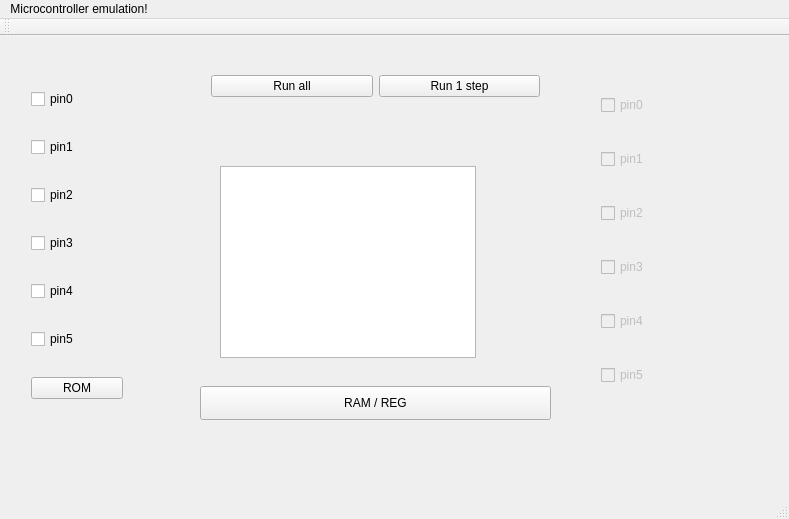
<?xml version="1.0" encoding="UTF-8"?>
<ui version="4.0">
 <class>mc_guiClass</class>
 <widget class="QMainWindow" name="mc_guiClass">
  <property name="geometry">
   <rect>
    <x>0</x>
    <y>0</y>
    <width>789</width>
    <height>519</height>
   </rect>
  </property>
  <property name="windowTitle">
   <string>mc_gui</string>
  </property>
  <widget class="QWidget" name="centralWidget">
   <widget class="QWidget" name="verticalLayoutWidget">
    <property name="geometry">
     <rect>
      <x>20</x>
      <y>20</y>
      <width>114</width>
      <height>381</height>
     </rect>
    </property>
    <layout class="QVBoxLayout" name="verticalLayout">
     <item>
      <widget class="QCheckBox" name="checkBox_1">
       <property name="text">
        <string>pin0</string>
       </property>
      </widget>
     </item>
     <item>
      <widget class="QCheckBox" name="checkBox_2">
       <property name="text">
        <string>pin1</string>
       </property>
      </widget>
     </item>
     <item>
      <widget class="QCheckBox" name="checkBox_3">
       <property name="text">
        <string>pin2</string>
       </property>
      </widget>
     </item>
     <item>
      <widget class="QCheckBox" name="checkBox_4">
       <property name="text">
        <string>pin3</string>
       </property>
      </widget>
     </item>
     <item>
      <widget class="QCheckBox" name="checkBox_5">
       <property name="text">
        <string>pin4</string>
       </property>
      </widget>
     </item>
     <item>
      <widget class="QCheckBox" name="checkBox_6">
       <property name="text">
        <string>pin5</string>
       </property>
      </widget>
     </item>
     <item>
      <widget class="QPushButton" name="pushButton">
       <property name="text">
        <string>ROM</string>
       </property>
      </widget>
     </item>
    </layout>
   </widget>
   <widget class="QPushButton" name="pushButton_2">
    <property name="geometry">
     <rect>
      <x>200</x>
      <y>350</y>
      <width>351</width>
      <height>34</height>
     </rect>
    </property>
    <property name="text">
     <string>RAM / REG</string>
    </property>
   </widget>
   <widget class="QWidget" name="horizontalLayoutWidget">
    <property name="geometry">
     <rect>
      <x>200</x>
      <y>20</y>
      <width>351</width>
      <height>61</height>
     </rect>
    </property>
    <layout class="QHBoxLayout" name="horizontalLayout">
     <item>
      <widget class="QPushButton" name="pushButton_3">
       <property name="text">
        <string>Run all</string>
       </property>
      </widget>
     </item>
     <item>
      <widget class="QPushButton" name="pushButton_4">
       <property name="text">
        <string>Run 1 step</string>
       </property>
      </widget>
     </item>
    </layout>
   </widget>
   <widget class="QListWidget" name="listWidget">
    <property name="geometry">
     <rect>
      <x>220</x>
      <y>130</y>
      <width>256</width>
      <height>192</height>
     </rect>
    </property>
   </widget>
   <widget class="QWidget" name="verticalLayoutWidget_2">
    <property name="geometry">
     <rect>
      <x>590</x>
      <y>20</y>
      <width>160</width>
      <height>371</height>
     </rect>
    </property>
    <layout class="QVBoxLayout" name="verticalLayout_2">
     <item>
      <widget class="QCheckBox" name="checkBox_7">
       <property name="enabled">
        <bool>false</bool>
       </property>
       <property name="text">
        <string>pin0</string>
       </property>
      </widget>
     </item>
     <item>
      <widget class="QCheckBox" name="checkBox_8">
       <property name="enabled">
        <bool>false</bool>
       </property>
       <property name="text">
        <string>pin1</string>
       </property>
      </widget>
     </item>
     <item>
      <widget class="QCheckBox" name="checkBox_9">
       <property name="enabled">
        <bool>false</bool>
       </property>
       <property name="text">
        <string>pin2</string>
       </property>
      </widget>
     </item>
     <item>
      <widget class="QCheckBox" name="checkBox_10">
       <property name="enabled">
        <bool>false</bool>
       </property>
       <property name="text">
        <string>pin3</string>
       </property>
      </widget>
     </item>
     <item>
      <widget class="QCheckBox" name="checkBox_11">
       <property name="enabled">
        <bool>false</bool>
       </property>
       <property name="text">
        <string>pin4</string>
       </property>
      </widget>
     </item>
     <item>
      <widget class="QCheckBox" name="checkBox_12">
       <property name="enabled">
        <bool>false</bool>
       </property>
       <property name="text">
        <string>pin5</string>
       </property>
      </widget>
     </item>
    </layout>
   </widget>
  </widget>
  <widget class="QMenuBar" name="menuBar">
   <property name="geometry">
    <rect>
     <x>0</x>
     <y>0</y>
     <width>789</width>
     <height>31</height>
    </rect>
   </property>
   <widget class="QMenu" name="menuMicrocontroller_emulation">
    <property name="title">
     <string>Microcontroller emulation!</string>
    </property>
   </widget>
   <addaction name="menuMicrocontroller_emulation"/>
  </widget>
  <widget class="QToolBar" name="mainToolBar">
   <attribute name="toolBarArea">
    <enum>TopToolBarArea</enum>
   </attribute>
   <attribute name="toolBarBreak">
    <bool>false</bool>
   </attribute>
  </widget>
  <widget class="QStatusBar" name="statusBar"/>
 </widget>
 <layoutdefault spacing="6" margin="11"/>
 <resources>
  <include location="mc_gui.qrc"/>
 </resources>
 <connections/>
</ui>
